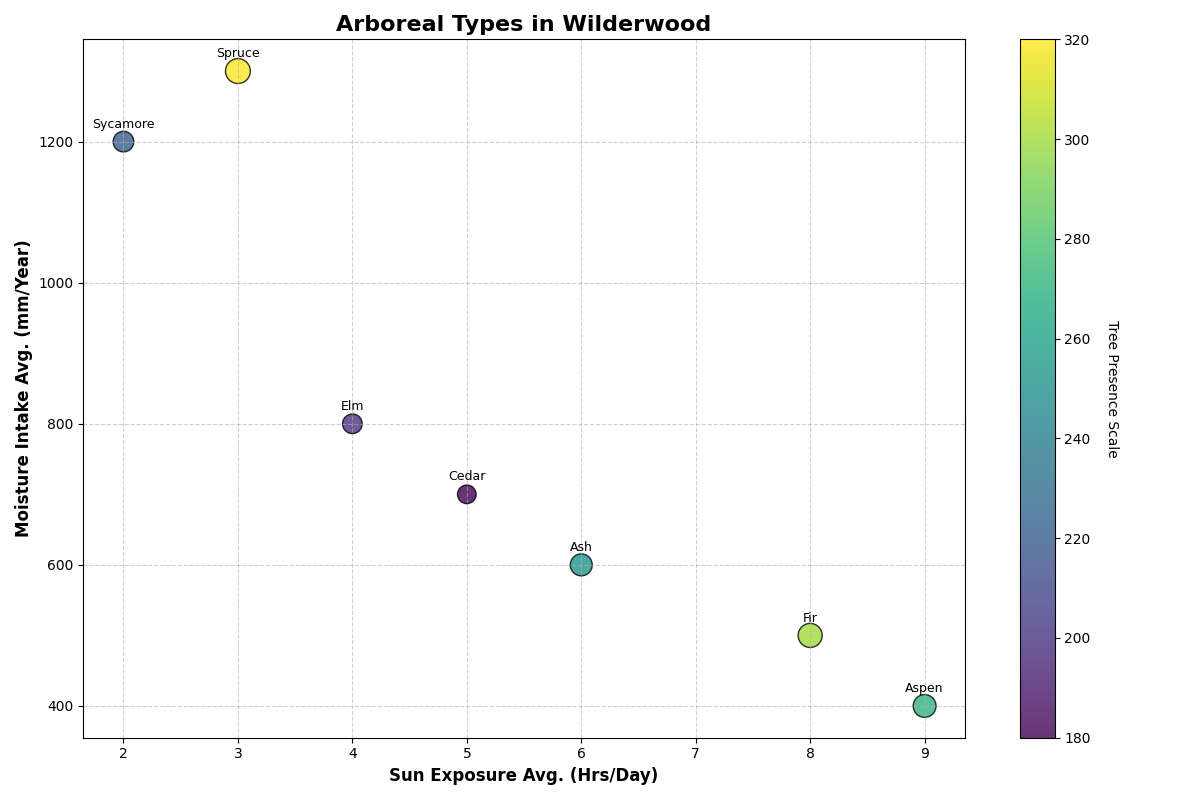

Python code for this plot:
import matplotlib.pyplot as plt
import numpy as np

# New tree species names
tree_species = ['Elm', 'Ash', 'Cedar', 'Fir', 'Sycamore', 'Aspen', 'Spruce']
sunlight_hours = np.array([4, 6, 5, 8, 2, 9, 3])
moisture_levels = np.array([800, 600, 700, 500, 1200, 400, 1300])
prevalence = np.array([200, 250, 180, 300, 220, 270, 320])

plt.figure(figsize=(12, 8))
scatter = plt.scatter(sunlight_hours, moisture_levels, s=prevalence, c=prevalence, cmap='viridis', edgecolor='black', alpha=0.8)

# Changed titles and labels
plt.title('Arboreal Types in Wilderwood', fontsize=16, fontweight='bold')
plt.xlabel('Sun Exposure Avg. (Hrs/Day)', fontsize=12, fontweight='bold')
plt.ylabel('Moisture Intake Avg. (mm/Year)', fontsize=12, fontweight='bold')

# Add a color bar with changed label
color_bar = plt.colorbar(scatter)
color_bar.set_label('Tree Presence Scale', rotation=270, labelpad=20)

# Annotations with changed species names
for i, species in enumerate(tree_species):
    plt.annotate(species, (sunlight_hours[i], moisture_levels[i]), 
                 textcoords="offset points", xytext=(0,10), ha='center', fontsize=9, color='black')

plt.grid(True, linestyle='--', alpha=0.6)
plt.tight_layout()
plt.show()
